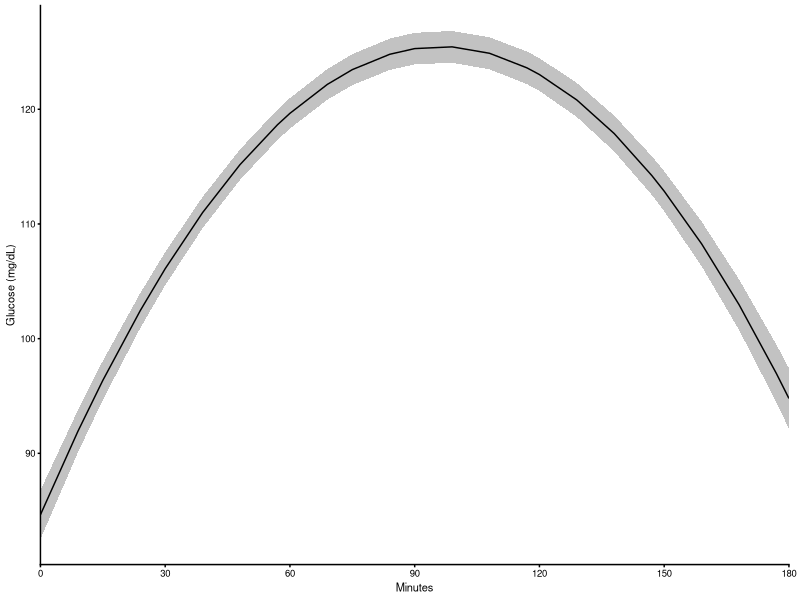
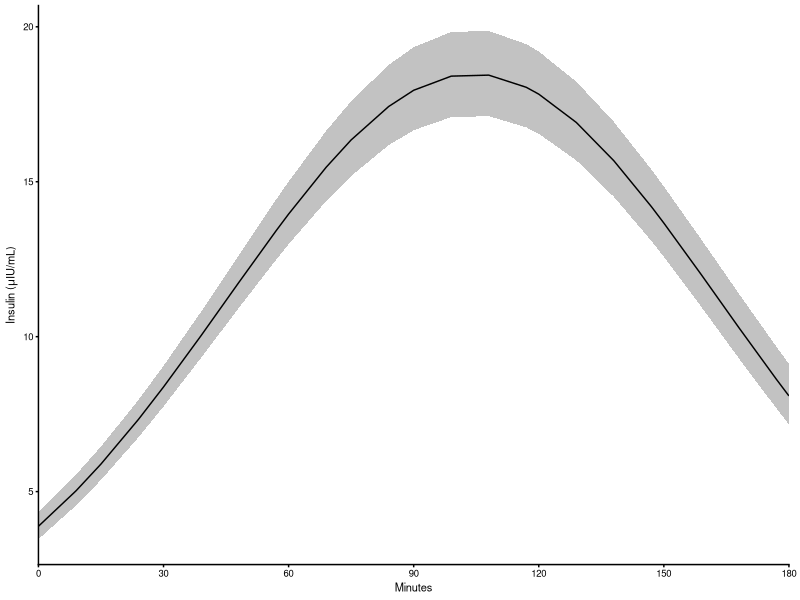
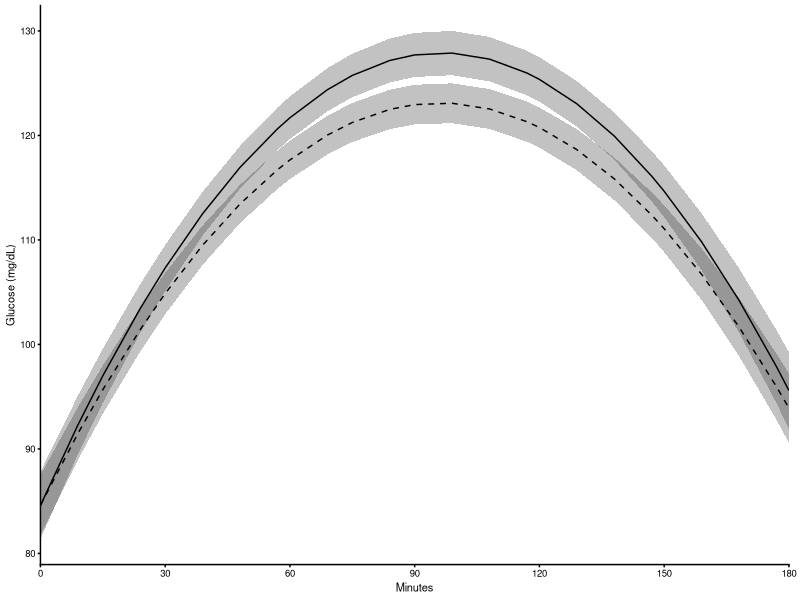
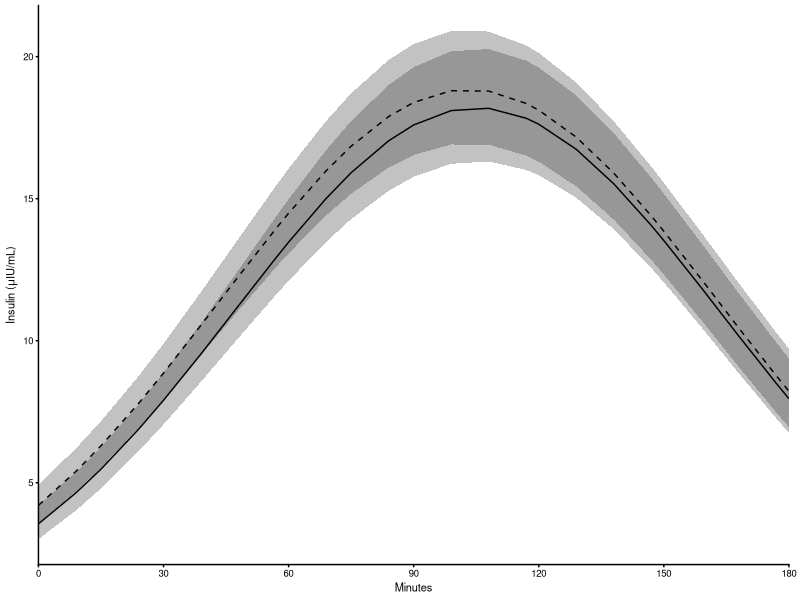
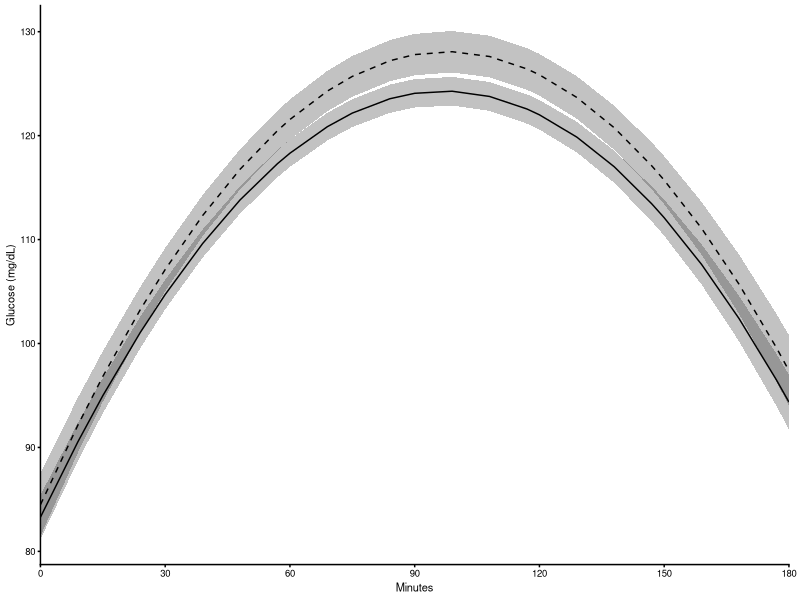
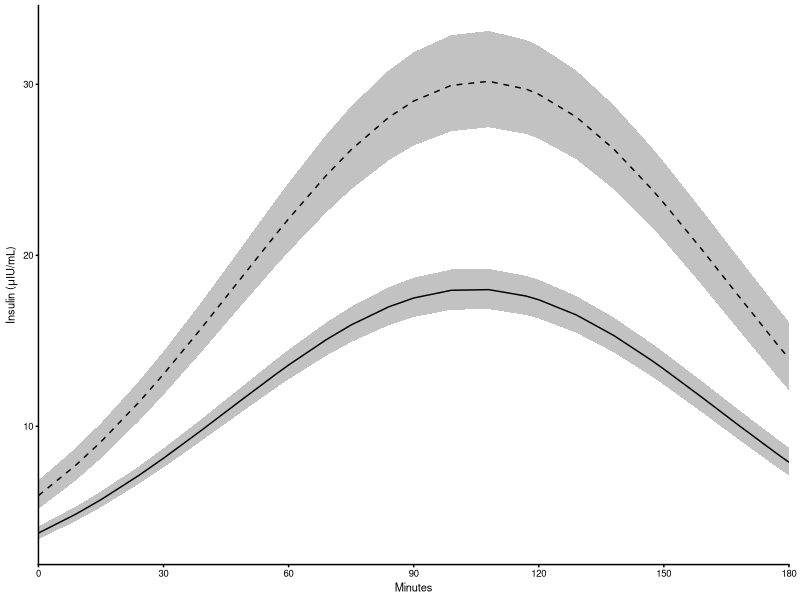
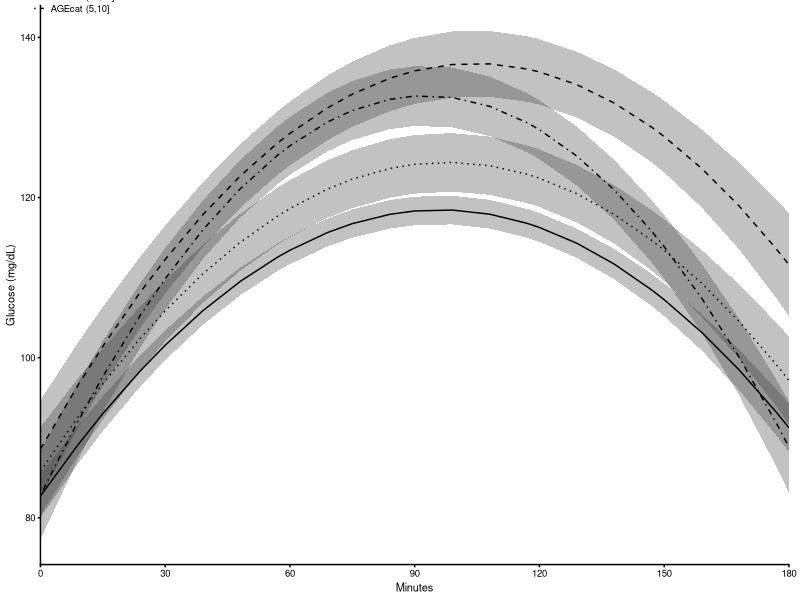
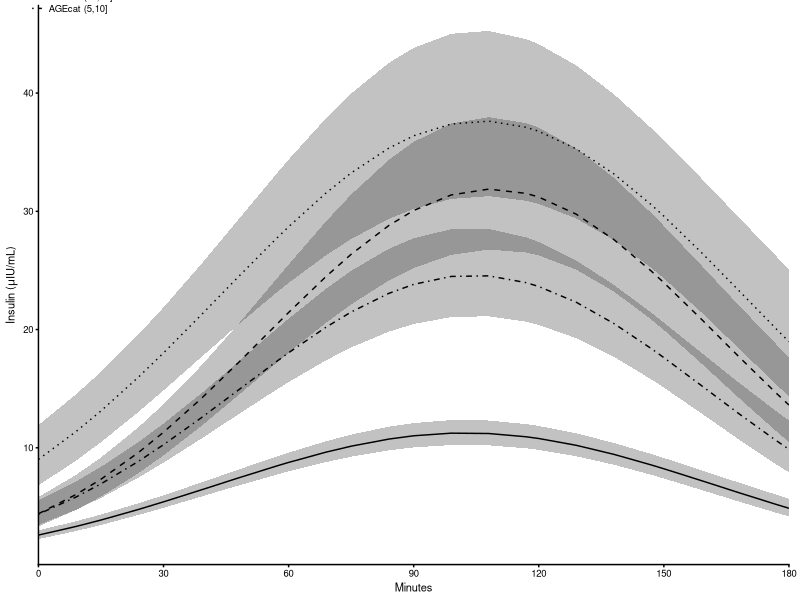

The R script that drew these images, in order:
## ---- chunk 1
knitr::opts_chunk$set(echo = FALSE, warning=FALSE, message=FALSE)
library(knitr)
library(dplyr)
library(ggplot2)
library(cowplot)
theme_set(theme_cowplot(font_size=8))

figw <- 8/2.54
figh <- figw*0.8
fudge <- 0.352777778

## ---- chunk 2
w <- read.csv("results-wald.csv", as.is=TRUE)
w %>% kable(digits=c(0,0,2,0,4))
## ---- chunk 3
d <- read.csv("results-fit.csv", as.is=TRUE)
d$p <- d$predicted.value
d$lo <- d$predicted.value - d$standard.error
d$hi <- d$predicted.value + d$standard.error
d$p <- ifelse(d$response=="insulin", exp(d$p), d$p)
d$lo <- ifelse(d$response=="insulin", exp(d$lo), d$lo)
d$hi <- ifelse(d$response=="insulin", exp(d$hi), d$hi)
d$var0 <- d$var
d$var[d$var=="AGE"] <- "Age"
d$var[d$var=="SEX"] <- "Sex"
d$var[d$var=="EMS"] <- "IR"
d$var[d$var=="Adiponectin"] <- "HMW Adiponectin"
d$level[d$level=="n"] <- "No"
d$level[d$level=="y"] <- "Yes"
d$level <- factor(d$level)

ds <- split(d, d[,c("response", "var")])
ds <- lapply(ds, droplevels)

## put plots in the starting order
foo <- unique(d[,c("response", "var")])
foo$v <- paste(foo$response, foo$var, sep=".")
stopifnot(foo$v %in% names(ds))
foo$var <- factor(foo$var, levels=unique(foo$var))
foo <- foo[order(foo$var, foo$response),]
ds <- ds[foo$v]

## for continuous variables, make level names numeric again
## add new column to say if numeric
level.numeric <- rep(FALSE, length(ds))
names(level.numeric) <- names(ds)
for(i in seq_along(ds)) {
  levs <- levels(ds[[i]]$level)
  foo <- as.numeric(levs)
  if(!any(is.na(foo))) {
    level.numeric[i] <- TRUE
    foo <- data.frame(levs=levs, num=foo, round=round(foo, 2))
    foo <- foo[order(foo$num),]
    ds[[i]]$level <- factor(ds[[i]]$level, levels=foo$levs, labels=foo$round)
  }
}

## make the plots
ps <- lapply(seq_along(ds), function(i) {
  p <- ggplot(ds[[i]]) + 
    aes(time, p, ymin=lo, ymax=hi, group=level, linetype=level) + 
    geom_ribbon(alpha=0.3, linetype=0) +
    geom_line() +
    scale_x_continuous(breaks=(0:6)*30, expand=c(0,0)) +
    xlab("Minutes") +
    theme(legend.title=element_blank(), 
          legend.position=c(-0.01, 1.07), 
          legend.justification=c(0, 1),
          legend.key.height = unit(0.6, "line"))
  if(nlevels(ds[[i]]$level)==1) {
    p <- p + guides(linetype=FALSE)
  }
  rr <- ds[[i]]$response[1]
  if(rr=="insulin") p <- p + ylab(expression(paste("Insulin (",mu,"IU/mL)")))
  if(rr=="glucose") p <- p + ylab("Glucose (mg/dL)")
  p <- p + theme(plot.margin = unit(c(4,8,4,4), "pt"))
})
names(ps) <- names(ds)

## add labels to Breed plots
tmp <- subset(ds$insulin.Breed, time==60, select=c(level, p, time))
ps$insulin.Breed <- ps$insulin.Breed + 
  geom_text(aes(x=time, y=p, label=level), data=tmp, inherit.aes=FALSE, size=8*fudge)
tmp <- subset(ds$glucose.Breed, time==120, select=c(level, p, time))
ps$glucose.Breed <- ps$glucose.Breed + 
  geom_text(aes(x=time, y=p, label=level), data=tmp, inherit.aes=FALSE, size=8*fudge)
## ---- chunk 4
units <- as.data.frame(t(matrix(c(
"Age", "years",
"Leptin", "ng/mL",
"AIRg", "[mU/L]/min"), nrow=2)), stringsAsFactors=FALSE)
names(units) <- c("v", "u")

for(i in seq_along(ds)) {
  var <- ds[[i]]$var[1]
  levs <- levels(ds[[i]]$level)
  if(level.numeric[i]) { # if numeric
    if(var %in% units$v) { # if easy units
      my.labs <- sprintf("%s = %s %s (%s)", var, levs, units$u[units$v==var], c("mean", "mean + SD"))
    } else { # custom units
      if(var=="HMW Adiponectin") {
        my.labs <- list(bquote(.(var) == .(levs[1])~paste(mu, "g/mL")~"(mean)"), 
                        bquote(.(var) == .(levs[2])~paste(mu, "g/mL")~"(mean + SD)"))
      }
      if(var=="SI") {
        my.labs <- list(bquote(.(var) == .(levs[1])~(L/min/mU)/10^4~.("(mean)")), 
                        bquote(.(var) == .(levs[2])~(L/min/mU)/10^4~.("(mean + SD)")))        
      }
    }
  } else { # not numeric
    my.labs <- paste(var, levs)
  }
  ps[[i]] <- ps[[i]] + scale_linetype_manual(values=seq_along(levs), breaks=levs, labels=my.labs)
  plot(ps[[i]]) ## need to run this, otherwise have lazy loading problem
}
## ---- chunk 5
## make y-axes consistent
v1 <- c("Age", "Sex", "Breed")
v2 <- c("IR", "SI", "AIRg")
v3 <- c("HMW Adiponectin", "Leptin")
vars <- c(v1, v2, v3)
foo <- subset(d, response=="insulin" & var %in% vars)
yi <- range(c(foo$lo, foo$hi))
foo <- subset(d, response=="glucose" & var %in% vars)
yg <- range(c(foo$lo, foo$hi))
for(i in grep("insulin", names(ps))) ps[[i]] <- ps[[i]] + ylim(yi)
for(i in grep("glucose", names(ps))) ps[[i]] <- ps[[i]] + ylim(yg)
## ---- chunk 6
ps0 <- ps
## ---- chunk 7
ps <- ps0

## add p-values
w$pval <- ifelse(w$P<0.001, "P<0.001", paste0("P=", formatC(w$P, 2, format="g", flag="#")))
y2 <- 0.89
y5 <- 0.7

for(i in seq_along(ps)) {
  var0 <- ds[[i]]$var0[1]
  res <- ds[[i]]$response[1]
  pv <- w$pval[w$response==res & w$var==var0]
  nlev <- nlevels(ds[[i]]$level)
  ym <- if(res=="insulin") yi else yg
  yp <- if(nlev==5) y5 else y2
  yy <- ym[1] + diff(ym)*yp
  ps[[i]] <- ps[[i]] + annotate("text", x=5, y=yy, label=pv, size=8*fudge, hjust=0)
}
## ---- chunk 8
## output to files

vv <- outer(c("insulin", "glucose"), v1, paste, sep=".")
pp <- cowplot::plot_grid(plotlist=ps[vv], ncol=2, labels="AUTO")
cowplot::save_plot("p1.pdf", pp, base_width=nrow(vv)*figw, base_height=ncol(vv)*figh)
cowplot::save_plot("p1.tiff", pp, base_width=nrow(vv)*figw, base_height=ncol(vv)*figh, compression="lzw")

vv <- outer(c("insulin", "glucose"), v2, paste, sep=".")
pp <- cowplot::plot_grid(plotlist=ps[vv], ncol=2, labels="AUTO")
cowplot::save_plot("p2.pdf", pp, base_width=nrow(vv)*figw, base_height=ncol(vv)*figh)
cowplot::save_plot("p2.tiff", pp, base_width=nrow(vv)*figw, base_height=ncol(vv)*figh, compression="lzw")

vv <- outer(c("insulin", "glucose"), v3, paste, sep=".")
pp <- cowplot::plot_grid(plotlist=ps[vv], ncol=2, labels="AUTO")
cowplot::save_plot("p3.pdf", pp, base_width=nrow(vv)*figw, base_height=ncol(vv)*figh)
cowplot::save_plot("p3.tiff", pp, base_width=nrow(vv)*figw, base_height=ncol(vv)*figh, compression="lzw")

